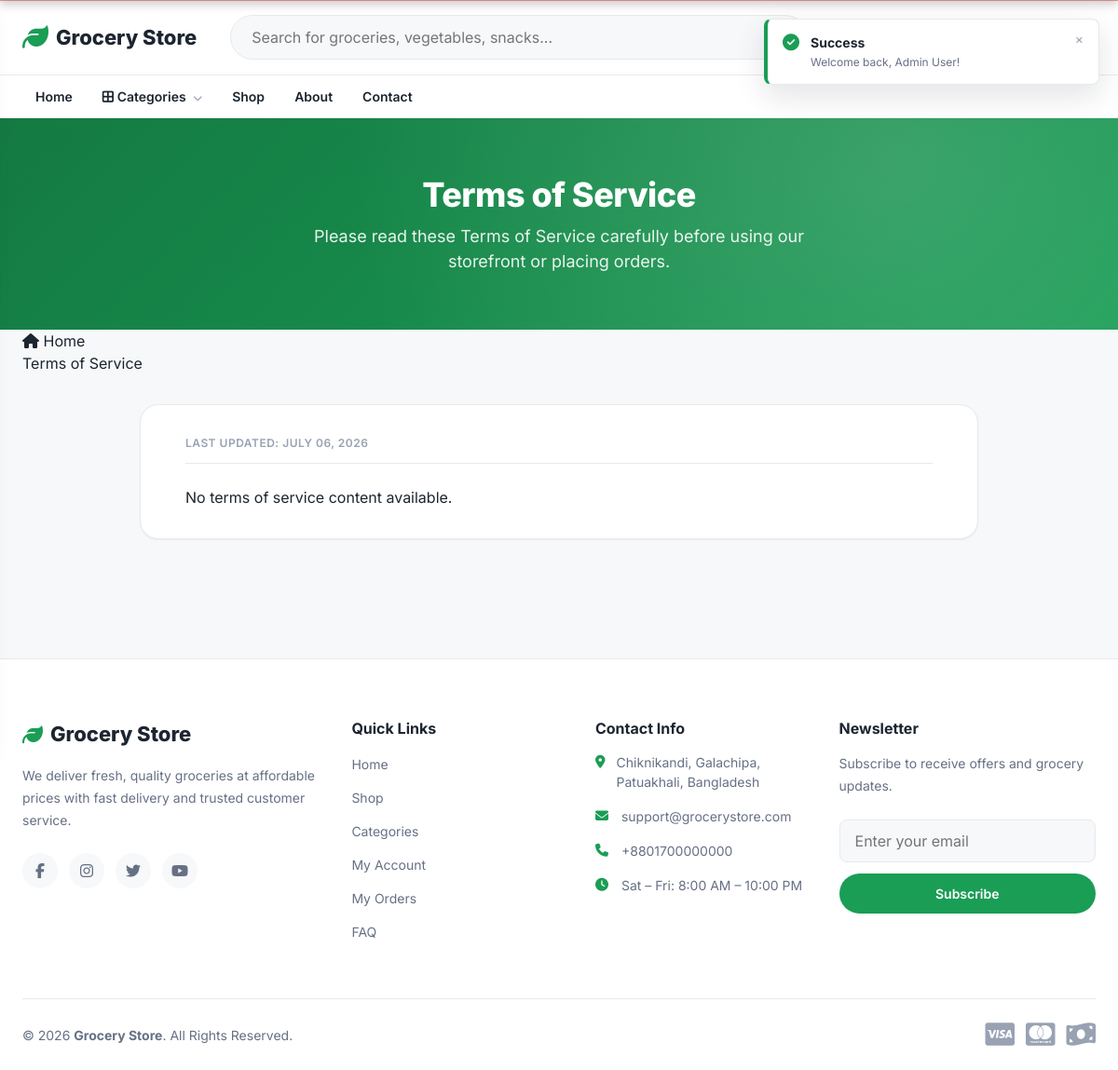
The app's page /terms.php (signed in), older data.
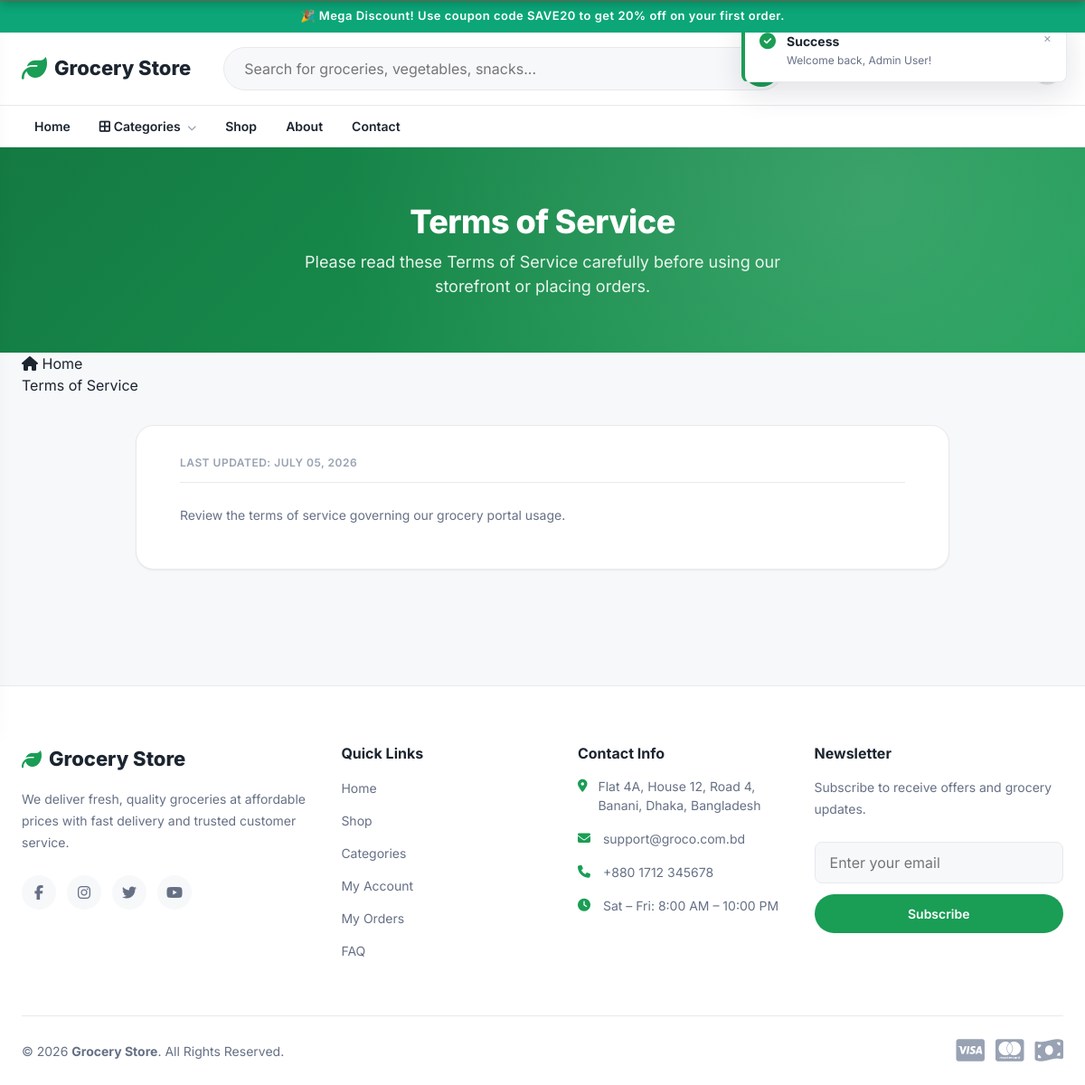
The same page, newer data.
### tables this page shows
CREATE TABLE `cms_pages` (
  `id` int(11) NOT NULL,
  `page_key` varchar(50) NOT NULL,
  `title` varchar(255) NOT NULL,
  `content` text NOT NULL,
  `meta_title` varchar(255) DEFAULT NULL,
  `meta_description` text DEFAULT NULL,
  `meta_keywords` varchar(255) DEFAULT NULL,
  `updated_at` timestamp NOT NULL DEFAULT current_timestamp() ON UPDATE current_timestamp()
);

### public/includes/functions.php (called while the page is built, shortened)
<?php
function current_lang(): string
{
    return $_SESSION['lang'] ?? 'en';
}

### public/includes/helpers.php (called while the page is built, shortened)
<?php
function e(?string $value): string
{
    return htmlspecialchars($value ?? '', ENT_QUOTES, 'UTF-8');
}
function asset(string $path): string
{
    $path = ltrim($path, '/');
    $fullPath = PUBLIC_PATH . '/assets/' . $path;
    $version = is_file($fullPath) ? filemtime($fullPath) : time();
    return BASE_URL . '/assets/' . $path . '?v=' . $version;
}

### public/dbconnect.php (called while the page is built, shortened)
<?php
final class Database
{
    private static ?PDO $instance = null;
    public static function getConnection(): PDO
    {
        if (self::$instance === null) {
            $dsn = 'mysql:host=' . DB_HOST . ';dbname=' . DB_NAME . ';charset=' . DB_CHARSET;
            $options = [
                PDO::ATTR_ERRMODE            => PDO::ERRMODE_EXCEPTION,
                PDO::ATTR_DEFAULT_FETCH_MODE => PDO::FETCH_ASSOC,
                PDO::ATTR_EMULATE_PREPARES   => false,
            ];
            try {
                self::$instance = new PDO($dsn, DB_USER, DB_PASS, $options);
                self::$instance->exec("SET time_zone = '+06:00'");
            } catch (PDOException $e) {
                error_log('[DB CONNECTION ERROR] ' . $e->getMessage());
                if (APP_DEBUG) {
                    die('Database connection failed: ' . htmlspecialchars($e->getMessage(), ENT_QUOTES, 'UTF-8'));
                }
                http_response_code(500);
                die('Something went wrong. Please try again later.');
            }
        }
        return self::$instance;
    }
}
function db(): PDO
{
    return Database::getConnection();
}
require_once PUBLIC_PATH . '/includes/functions.php';
require_once PUBLIC_PATH . '/includes/helpers.php';

### public/terms.php (the view, shortened to what the changed rows need)
<?php
require_once __DIR__ . '/dbconnect.php';
$pdo = db();
$cmsPage = null;
try {
    $stmt = $pdo->prepare("SELECT * FROM cms_pages WHERE page_key = 'terms' LIMIT 1");
    $stmt->execute();
    $cmsPage = $stmt->fetch();
} catch (PDOException $e) {
    error_log('[storefront/terms] ' . $e->getMessage());
}
require_once __DIR__ . '/header.php';
?>
<section class="legal-hero">
    <div class="container">
        <h1>Terms of Service</h1>
    </div>
</section>
<?php include PUBLIC_PATH . '/components/breadcrumb.php'; ?>
<section class="legal-section">
    <div class="container">
        <div class="legal-wrapper">
            <span class="last-updated">Last Updated: <?= date('F d, Y', strtotime($cmsPage['updated_at'] ?? 'now')) ?></span>
            <?= $cmsPage ? $cmsPage['content'] : 'No terms of service content available.' ?>
        </div>
    </div>
</section>
<?php require_once __DIR__ . '/footer.php'; ?>

### public/header.php (shortened to what the changed rows need)
<?php
$lang = current_lang();
?>
<!DOCTYPE html>
<html lang="<?= e($lang) ?>">
<head>
    <link rel="stylesheet" href="https://cdnjs.cloudflare.com/ajax/libs/font-awesome/6.5.1/css/all.min.css">
    <link rel="stylesheet" href="<?= asset('css/style.css') ?>">
    <link rel="stylesheet" href="<?= asset('css/header.css') ?>">
    <link rel="stylesheet" href="<?= asset('css/footer.css') ?>">
    <link rel="stylesheet" href="<?= asset('css/components.css') ?>">
    <link rel="stylesheet" href="<?= asset('css/notifications.css') ?>">
    <link rel="stylesheet" href="<?= asset('css/performance.css') ?>">
    <link rel="stylesheet" href="<?= asset('css/pwa.css') ?>">
    <link rel="stylesheet" href="<?= asset('css/accessibility.css') ?>">
    <link rel="stylesheet" href="<?= asset('css/newsletter.css') ?>">
    <link rel="stylesheet" href="<?= asset('css/responsive.css') ?>">
</head>
<body>
<?php
$announcementActive = false;
$announcementText = '';
try {
    $stmtSettings = db()->query("SELECT key_name, value FROM settings WHERE key_name IN ('announcement_bar_active', 'announcement_bar_text', 'popup_notice_active', 'popup_notice_title', 'popup_notice_message')");
    $settingsData = [];
    while ($row = $stmtSettings->fetch()) {
        $settingsData[$row['key_name']] = $row['value'];
    }
    $announcementActive = (($settingsData['announcement_bar_active'] ?? '0') === '1');
    $announcementText = $settingsData['announcement_bar_text'] ?? '';
} catch (PDOException $e) {
    error_log('[storefront/header] settings fetch fail: ' . $e->getMessage());
}
?>
<?php if ($announcementActive && !empty($announcementText)): ?>
    <div style="background-color: #0ca678; color: #ffffff; text-align: center; padding: 8px 12px; font-size: 13px; font-weight: 600; letter-spacing: 0.5px; z-index: 9999; position: relative;">
        <?= e($announcementText) ?>
    </div>
<?php endif; ?>
<header class="site-header" id="siteHeader">
    <div class="container header-top">
    </div>
    <nav class="header-nav">
    </nav>
</header>
<main class="site-main">

### public/footer.php (shortened to what the changed rows need)
</main>
<footer class="site-footer">
    <div class="container">
        <div class="footer-grid">
            <div>
                <ul class="footer-contact">
                    <li><i class="fas fa-location-dot"></i> <span><?= e(CONTACT_ADDRESS) ?></span></li>
                    <li><i class="fas fa-envelope"></i> <a href="mailto:<?= e(CONTACT_EMAIL) ?>"><?= e(CONTACT_EMAIL) ?></a></li>
                    <li><i class="fas fa-phone"></i> <a href="tel:<?= e(CONTACT_PHONE) ?>"><?= e(CONTACT_PHONE) ?></a></li>
                </ul>
            </div>
        </div>
    </div>
</footer>
<?php require_once PUBLIC_PATH . '/components/toast.php'; ?>
</body>
</html>

Row changes from the older to the newer data that the page shows:
added cms_pages: updated_at "JULY 05, 2026", content "Review the terms of service governing our grocery portal usage."
Text that changed along with them:
$announcementText: (not shown) → "🎉 Mega Discount! Use coupon code SAVE20 to get 20% off on your first order."
CONTACT_ADDRESS: "Chiknikandi, Galachipa, Patuakhali, Bangladesh" → "Flat 4A, House 12, Road 4, Banani, Dhaka, Bangladesh"
CONTACT_EMAIL: "support@grocerystore.com" → "support@groco.com.bd"
CONTACT_PHONE: "+8801700000000" → "+880 1712 345678"
date('F d, Y', strtotime($cmsPage['updated_at'] ?? 'now')): "JULY 06, 2026" → (not shown)
text no longer shown: "No terms of service content available."
